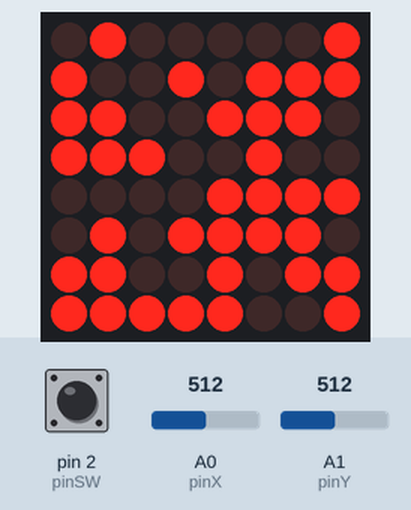
This sketch was run on a simulated Arduino Uno, built with avr-gcc and run on an emulated ATmega328P. Shown: 8×8 LED matrix. The inputs (shaded band) are chosen by the test bench; at power-on: A0 (pinX) = 512, pin 2 (pinSW) HIGH, A1 (pinY) = 512. Random numbers use the default seed unless the sketch sets one.

Above: at 0.6 s.
1.3 s: A0 (pinX) set to 407
At 1.82 s:
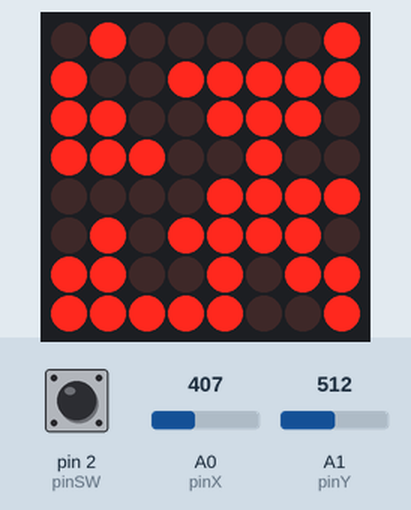
3.1 s: A0 (pinX) set to 387
At 3.45 s:
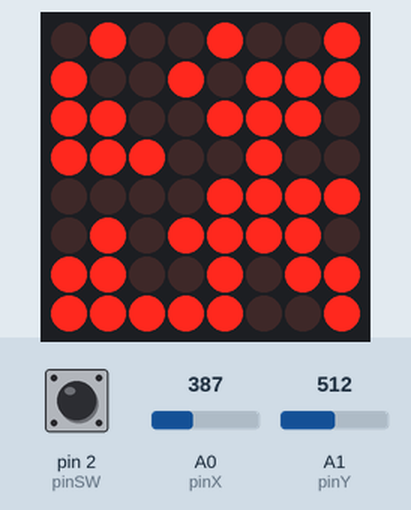
Timing chart, 0 to 6.1 s (numbered marks = the images above; inputs shaded):
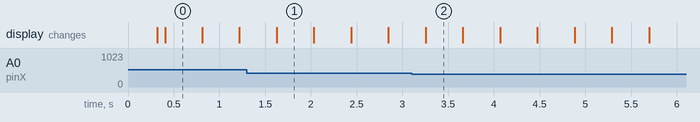

The sketch:

homework7.ino
```cpp
#include "LedControl.h"  // need the library

const int dinPin = 12;
const int clockPin = 11;
const int loadPin = 10;
const int rows = 8;
const int cols = 8;

// declare all the joystick pins
const int pinSW = 2;  // digital pin connected to switch output
const int pinX = A0;  // A0 - analog pin connected to X output
const int pinY = A1;  // A1 - analog pin connected to Y output

struct Coordinates {
  int x = 0;
  int y = 0;
};

struct Bomb {
  Coordinates coordinates;
  long createdAt = millis();
  bool isActive = false;
};

Bomb bomb;

const byte bombBlinkInterval = 100;
const int bombExplosionTime = 2000;
long lastBombBlink = 0;
bool bombState = true;

int xValue = 0;
int yValue = 0;

bool joyMoved = false;
const int minThreshold = 400;
const int maxThreshold = 600;

Coordinates playerCurrentPosition;
Coordinates playerPastPosition;

const int playerBlinkInterval = 400;
long lastPlayerBlink = 0;
bool playerState = 1;

byte swState = LOW;
byte lastSwState = HIGH;
unsigned long lastDebounceTime = 0;
const unsigned int debounceDelay = 50;
volatile bool possiblePress = false;
volatile bool shouldStartCounter = false;

LedControl lc = LedControl(dinPin, clockPin, loadPin, 1);  //DIN, CLK, LOAD, No. DRIVER

const byte matrixSize = 8;
byte matrixBrightness = 2;
byte matrix[matrixSize][matrixSize] = {
  { 0, 0, 0, 0, 0, 0, 0, 0 },
  { 0, 0, 0, 0, 0, 0, 0, 0 },
  { 0, 0, 0, 0, 0, 0, 0, 0 },
  { 0, 0, 0, 0, 0, 0, 0, 0 },
  { 0, 0, 0, 0, 0, 0, 0, 0 },
  { 0, 0, 0, 0, 0, 0, 0, 0 },
  { 0, 0, 0, 0, 0, 0, 0, 0 },
  { 0, 0, 0, 0, 0, 0, 0, 0 }
};

void setup() {
  randomSeed(analogRead(2));  // init seed value with a random value from an unconnected pin
  initMatrix();

  pinMode(pinSW, INPUT_PULLUP);
  attachInterrupt(digitalPinToInterrupt(pinSW), handleInterrupt, FALLING);
}
void loop() {
  displayMatrix();
  displayPlayer();

  if (possiblePress) {
    readButton();
  }

  handleBombState();
}

void initMatrix() {
  // the zero refers to the MAX7219 number, it is zero for 1 chip
  lc.shutdown(0, false);  // turn off power saving, enables display
  lc.setIntensity(0, 5);  // sets brightness (0~15 possible values)
  lc.clearDisplay(0);     // clear screen
  generateRandomMatrix();
  generatePlayerPosition();
}

void generateRandomMatrix() {
  for (int row = 0; row < matrixSize; row++)
    for (int col = 0; col < matrixSize; col++) {
      matrix[row][col] = random(2); // 0 or 1 random value
    }
}

void generatePlayerPosition() {
  playerCurrentPosition.x = random(matrixSize);  // random value between 0 and 7
  playerCurrentPosition.y = random(matrixSize); // random value between 0 and 7
  matrix[playerCurrentPosition.x][playerCurrentPosition.y] = 0;
}

void displayMatrix() {
  for (int row = 0; row < matrixSize; row++) {
    for (int col = 0; col < matrixSize; col++) {
      // skip player position and bomb when drawing matrix
      if ((row != playerCurrentPosition.x || col != playerPastPosition.y)
        && (!bomb.isActive || row != bomb.coordinates.x || col != bomb.coordinates.y))
        lc.setLed(0, row, col, matrix[row][col]);
    }
  }
}

void displayPlayer() {
  lc.setLed(0, playerPastPosition.x, playerPastPosition.y, LOW);

  readJoystickAndMovePlayer();
  if (millis() - lastPlayerBlink > playerBlinkInterval) {
    playerState = !playerState;
    lastPlayerBlink = millis();
  }
  lc.setLed(0, playerCurrentPosition.x, playerCurrentPosition.y, playerState);
  playerPastPosition = playerCurrentPosition;
}


void readJoystickAndMovePlayer() {
  int xValue = analogRead(pinX);
  int yValue = analogRead(pinY);
  // check for walls
  if (xValue < minThreshold && joyMoved == false && matrix[playerCurrentPosition.x - 1][playerCurrentPosition.y] == 0) {
    playerCurrentPosition.x--;
    if (playerCurrentPosition.x < 0) {
      playerCurrentPosition.x = 0;
    }
    joyMoved = true;
  }
  if (xValue > maxThreshold && joyMoved == false && matrix[playerCurrentPosition.x + 1][playerCurrentPosition.y] == 0) {
    playerCurrentPosition.x++;
    if (playerCurrentPosition.x >= matrixSize) {
      playerCurrentPosition.x = matrixSize - 1;
    }
    joyMoved = true;
  }

  if (yValue < minThreshold && joyMoved == false && matrix[playerCurrentPosition.x][playerCurrentPosition.y - 1] == 0) {

    playerCurrentPosition.y--;
    if (playerCurrentPosition.y < 0) {
      playerCurrentPosition.y = 0;
    }
    joyMoved = true;
  }
  if (yValue > maxThreshold && joyMoved == false && matrix[playerCurrentPosition.x][playerCurrentPosition.y + 1] == 0) {

    playerCurrentPosition.y++;
    if (playerCurrentPosition.y >= matrixSize) {
      playerCurrentPosition.y = matrixSize - 1;
    }
    joyMoved = true;
  }

  if (xValue >= minThreshold && xValue <= maxThreshold && yValue >= minThreshold && yValue <= maxThreshold) {
    joyMoved = false;
  }
}

void handleInterrupt() {
  possiblePress = true;
  shouldStartCounter = true;
}

void readButton() {
  if (shouldStartCounter) {
    lastDebounceTime = millis();
    shouldStartCounter = false;
  }

  if (millis() - lastDebounceTime > debounceDelay) {
    swState = digitalRead(pinSW);
    if (swState != lastSwState && swState == LOW) {
      placeBomb();
    }
    possiblePress = false;
  }
}

void placeBomb() {
  if (bomb.isActive == false) {
    bomb.isActive = true;
    bomb.coordinates = playerCurrentPosition;
    bomb.createdAt = millis();
  }
}

void handleBombState() {
  if (bomb.isActive) {
    if (millis() - bomb.createdAt > bombExplosionTime) {
      explode(bomb.coordinates.x, bomb.coordinates.y);
    }
    displayBomb();
  }
}

void explode(byte x, byte y) {
  // cross shape bomb
  if (x > 0) {
    matrix[x - 1][y] = 0;
  }
  if (x < 7) {
    matrix[x + 1][y] = 0;
  }
  if (y > 0) {
    matrix[x][y - 1] = 0;
  }
  if (y < 7) {
    matrix[x][y + 1] = 0;
  }

  bomb.isActive = false;
}

void displayBomb() {
  if (millis() - lastBombBlink > bombBlinkInterval) {
    bombState = !bombState;
    lastBombBlink = millis();
  }
  lc.setLed(0, bomb.coordinates.x, bomb.coordinates.y, bombState);
}
```

Measured:
- the behaviour switches between 400 and 399 on A0 (pinX) (found by bisection; images 1 and 2)
- what the display in image 0 shows lasts 0.4 s, from 0.4 s to 0.8 s
